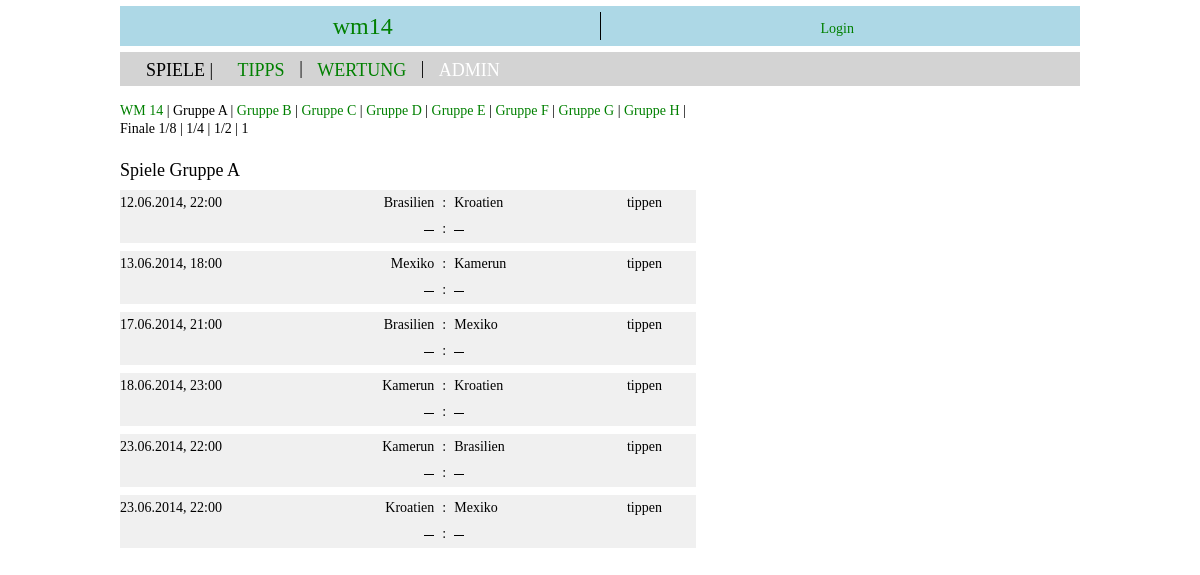
/bet/games/2/, run on the app's committed database.
### bet/models.py (models this page shows, shortened)
class Event(models.Model):
    objects = EventManager()
    label = models.CharField(max_length=100, unique=True,  null=False)
    status = models.ForeignKey(Status)
    parent = models.ForeignKey('self', null=True)
    active = models.BooleanField(default=True)
    betpools = models.ManyToManyField(Betpool, through='PoolEvent')

class Team(models.Model):
    objects = TeamManager()
    name = models.CharField(max_length=100, unique=True)
    logo = models.BinaryField()
    active = models.BooleanField(default=True)

### bet/views.py (the view)
# urls.py: url(r'^games/(?P<event>\w+)/$', 'games'),
def games(request, event=1):
    context = RequestContext(request)
    if event == None:
        myevent = Event.objects.all().filter(parent_id=None, active=True)[:1].get()
    else:
        myevent = Event.objects.get(id=event)
    myevents = Event.objects.all().filter(active=True)
    allmatches = Match.objects.all().filter(event=myevent)
    mymatches = []
    for onematch in allmatches:
        opp1 = Opponent.objects.get(match_id=onematch, rank=1)
        opp2 = Opponent.objects.get(match_id=onematch, rank=2)
        team1 = Team.objects.get(id=opp1.team_id)
        team2 = Team.objects.get(id=opp2.team_id)
        mymatches.append(MyMatch(match_id=onematch.id, begin=onematch.begin.strftime('%d.%m.%Y, %H:%M'), status=onematch.status, has_overtime=onematch.has_overtime, has_penalties=onematch.has_penalties, \
                                team1_name=team1.name, team1_logo=team1.logo, team1_active=team1.active, team1_score_regular=opp1.score_regular, team1_score_overtime=opp1.score_overtime, team1_score_penalties=opp1.score_penalties, \
                                team2_name=team2.name, team2_logo=team2.logo, team2_active=team2.active, team2_score_regular=opp2.score_regular, team2_score_overtime=opp2.score_overtime, team2_score_penalties=opp2.score_penalties))
    return render_to_response('bet/games.html', {'body_id': 'games', 'event': myevent, 'events': myevents, 'matches': mymatches }, context )

### templates/bet/games.html (shortened to what this page needs)
{% extends "base.html" %}
{% block content %}
<div class="small-gap"></div>
<div class="subnav">
    {% for ev in events %}
        {% if ev == event %}
            {{ ev.label }} |
        {% else %}
            <a href="{% url 'bet.views.games' ev.id %}">{{ ev.label }}</a> |
        {% endif %}
    {% endfor %}
</div>
<div class="subnav">Finale 1/8 | 1/4 | 1/2 | 1</div>
<div class="gap"></div>
<h2>Spiele {{ event.label }} </h2>
<div class="div-table timetable">
        {% for match in matches %}
            <div class="gap"></div>
            <div class="div-row">
                <div class="div-cell timetable-time">
                    {{ match.begin }}
                </div>
                <div class="div-cell right timetable-team">
                    {{ match.team1_name }}
                </div>
                <div class="div-cell center timetable-spacer">
                    :
                </div>
                <div class="div-cell timetable-team">
                    {{ match.team2_name }}
                </div>
                <div class="div-cell timetable-tip">
                    {% if match.status == 30 %}
                        <a href=#>tippen</a>
                    {% else %}
                        tippen
                    {% endif %}
                </div>
            </div>
            <div class="div-row">
                <div class="div-cell timetable-time">
                </div>
                <div class="div-cell right timetable-team">
                    {% if match.status == 30 and match.team1_score_regular != None %}
                        {{ match.team1_score_regular }}
                    {% else %}
                        <img class="right-spacer" src="{{STATIC_URL}}img/horizontal-line.png">
                        <div style="clear:both"></div>
                    {% endif %}
                </div>
                <div class="div-cell center timetable-spacer">
                    :
                </div>
                <div class="div-cell timetable-team">
                    {% if match.status == 30 and match.team2_score_regular != None %}
                        {{ match.team2_score_regular }}
                    {% else %}
                        <img class="left-spacer" src="{{STATIC_URL}}img/horizontal-line.png">
                        <div style="clear:both"></div>
                    {% endif %}
                </div>
                <div class="div-cell timetable-tip">
                </div>
            </div>
   {% endfor %}
</div>
{% endblock %}

### templates/base.html (shortened to what this page needs)
<!DOCTYPE html>
    <html>
        <head>
            <link rel="stylesheet" type="text/css" href="{{STATIC_URL}}all.css">
            <link rel="stylesheet" type="text/css" href="{{STATIC_URL}}desktop.css">
            </head>
        <body>
            <header>
                <div class="div-table">
                    <div class="div-row">
                        <div class="div-cell right_line" style="width: 50%">
                            <h1><a href="{% url 'bet.views.games' %}">wm14</a></h1>
                        </div>
                        <div class="div-cell" style="text-align: right; vertical-align: middle">
                            {% block toggle_login %}
                                {% include "userauth/toggle_login.html" %}
                            {% endblock %}
                        </div>
                    </div>
                </div>
            </header>
            <div class="content">
                <nav>
                    <h2 style="text-align: left; vertical-align: middle">
                        {% if body_id == 'games' %}
                            <span>SPIELE |</span>
                        {% else %}
                            <a href="{% url 'bet.views.games' %}">SPIELE</a> |
                        {% endif %}
                        {% if body_id == 'bets' %}
                            <span>TIPPS |</span>
                        {% else %}
                            <a href="{% url 'bet.views.bets' %}">TIPPS</a> |
                        {% endif %}
                        {% if body_id == 'ranking' %}
                            <span>WERTUNG |</span>
                        {% else %}
                            <a href="{% url 'bet.views.ranking' %}">WERTUNG</a> |
                        {% endif %}
                        {% if body_id == 'admin' %}
                            <span style="color: white">ADMIN</span>
                        {% else %}
                            <span style="color: white">ADMIN</span>
                        {% endif %}
                    </h2>
                </nav>
                {% block content %}
                {% endblock %}
            </div>
        </body>
    </html>

### templates/userauth/toggle_login.html
{% if user.is_authenticated %}
    Hallo {{ user.username }} |
    <a href="{% url 'userauth.views.user_password_change' %}">Passwort ändern</a> |
    <a href="{% url 'userauth.views.user_logout' %}">Logout</a></p>
{% else %}
    <p><a href="{% url 'userauth.views.user_login' %}">Login</a></p>
{% endif %}

### static/all.css (style rules this page uses)
* { margin: 0px; padding: 0px; border: 0px; font-family: "'Segoe UI', 'Calibri', 'Courier New'"; font-weight: normal; font-size: 14px; line-height: 18px; text-align: justify; }
article, aside, details, figcaption, figure, footer, header, hgroup, menu, nav, section { display: block; }
.div-table { display: table; border-collapse: collapse; width: 100%; height: 100%; }
.div-row { display: table-row; width: 100%; height: 100%; }
.div-cell { display: table-cell; vertical-align: top; height: 100%; }
a, a:link, a:visited, a:active, a:focus { text-decoration: underline; color: green; }
.right_line { border-right-width: 1px; border-style: solid; }
.small-gap { padding-bottom: 10px; }
.gap { padding-bottom: 20px; }
.right { text-align: right; }
.center { text-align: center; }

### static/desktop.css (style rules this page uses)
html { overflow: -moz-scrollbars-vertical; overflow: scroll; }
body { background-color: #FFFFF; background-attachment: scroll; background-repeat: repeat-x; min-width: 320px; max-width: 960px; width: 960px; margin: auto; }
h1 { font-size: 20px; line-height: 26px; }
h2 { font-size: 18px; line-height: 24px; }
img { width: 100%; display: block; }
header { background-color: lightblue; padding: 6px; margin: 6px 0px 6px 0px; background-repeat: no-repeat; }
header h1, header h1 a { font-size: 24px; line-height: 28px; text-align: center; }
header h1 a, a:link, a:visited, a:active, a:focus { text-decoration: none; }
header p { font-size: 20px; line-height: 24px; text-align: center; }
nav { background-color: lightgray; padding: 6px; margin: 6px 0px 6px 0px; background-repeat: no-repeat; text-align: left; }
nav h2, nav h2 a, nav h2 span { padding: 0px 10px 0px 10px; font-size: 18px; line-height: 20px; text-align: left; vertical-align: middle; color: black; }
img.right-spacer { padding-top: 10px; width: 10px; height: 1px; float: right; }
img.left-spacer { padding-top: 10px; width: 10px; height: 1px; float: left; }
.timetable { width: 60%; }
.timetable div { padding: 4px 8px 4px 0px; }
.timetable .div-cell { background-color: #F0F0F0; }
.timetable-time { width: 26%; }
.timetable-team { width: 30%; }
.timetable-spacer { width: 2%; }
.timetable-tip { width: 12%; }

### data on the page
Event: label "WM 14"
Event: label "Gruppe A"
Event: label "Gruppe B"
Event: label "Gruppe C"
Event: label "Gruppe D"
Event: label "Gruppe E"
Event: label "Gruppe F"
Event: label "Gruppe G"
Event: label "Gruppe H"
Team: team1_name "Brasilien" "Brasilien", team2_name "Brasilien"
Team: team2_name "Kroatien" "Kroatien", team1_name "Kroatien"
Team: team1_name "Mexiko", team2_name "Mexiko" "Mexiko"
Team: team2_name "Kamerun", team1_name "Kamerun" "Kamerun"

### other printed values
{{ match.begin }} "12.06.2014, 22:00" "13.06.2014, 18:00" "17.06.2014, 21:00" "18.06.2014, 23:00" "23.06.2014, 22:00" "23.06.2014, 22:00"
